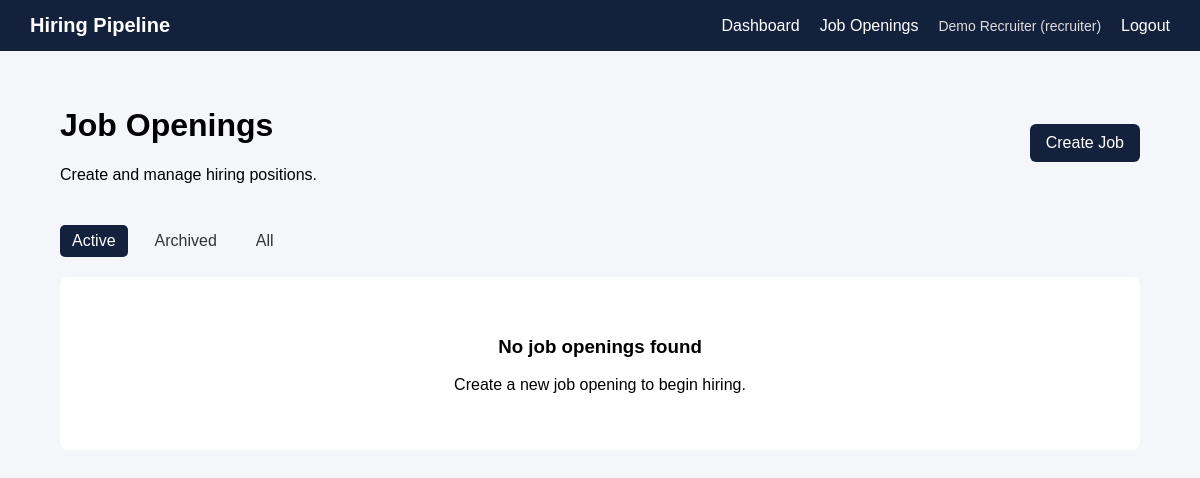
Page /jobs/ (signed in) on the earlier database version.
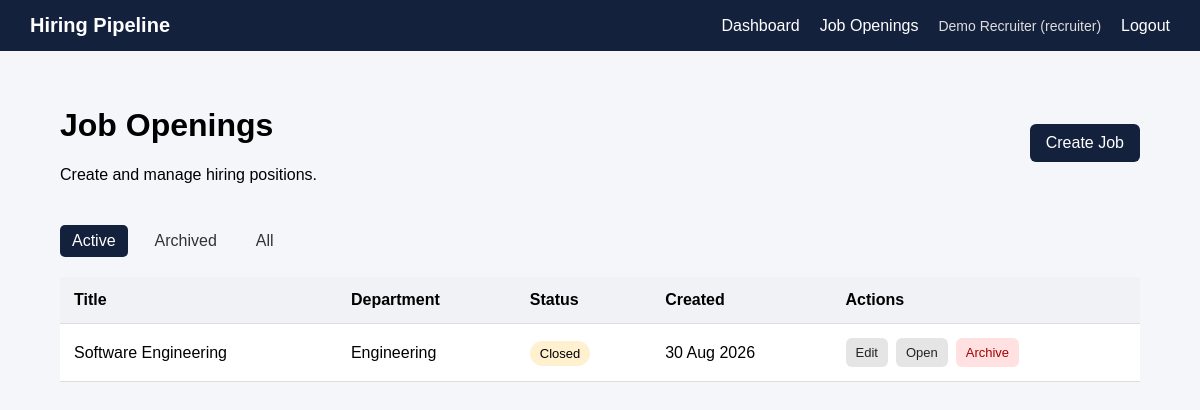
Same page on the later database version.
### models/user.py (models this page shows, shortened)
class User(UserMixin, db.Model):
    __tablename__ = "users"
    id = db.Column(db.Integer, primary_key=True)
    name = db.Column(db.String(100), nullable=False)
    email = db.Column(
        db.String(150),
        unique=True,
        nullable=False,
        index=True
    )
    password_hash = db.Column(db.String(255), nullable=False)
    role = db.Column(
        db.String(20),
        nullable=False
    )
    created_at = db.Column(
        db.DateTime,
        server_default=db.func.now()
    )

### models/job.py (models this page shows)
class JobOpening(db.Model):
    __tablename__ = "job_openings"
    id = db.Column(db.Integer, primary_key=True)
    title = db.Column(
        db.String(150),
        nullable=False
    )
    department = db.Column(
        db.String(100),
        nullable=False
    )
    description = db.Column(
        db.Text,
        nullable=True
    )
    status = db.Column(
        db.String(20),
        nullable=False,
        default="open",
        index=True
    )
    created_at = db.Column(
        db.DateTime,
        server_default=db.func.now()
    )
    updated_at = db.Column(
        db.DateTime,
        server_default=db.func.now(),
        onupdate=db.func.now()
    )
    applications = db.relationship(
        "Application",
        back_populates="job",
        lazy=True
    )
    description = db.Column(
        db.Text,
        nullable=True
    )
    status = db.Column(
        db.String(20),
        nullable=False,
        default="open"
    )
    created_at = db.Column(
        db.DateTime,
        server_default=db.func.now()
    )
    updated_at = db.Column(
        db.DateTime,
        server_default=db.func.now(),
        onupdate=db.func.now()
    )
    applications = db.relationship(
        "Application",
        back_populates="job",
        lazy=True
    )

### routes/jobs.py (the view)
@jobs_bp.route("/")
@role_required("recruiter")
def job_list():
    status = request.args.get("status", "active")
    if status == "archived":
        jobs = (
            JobOpening.query
            .filter_by(status="archived")
            .order_by(JobOpening.created_at.desc())
            .all()
        )
    elif status == "all":
        jobs = (
            JobOpening.query
            .order_by(JobOpening.created_at.desc())
            .all()
        )
    else:
        jobs = (
            JobOpening.query
            .filter(JobOpening.status.in_(["open", "closed"]))
            .order_by(JobOpening.created_at.desc())
            .all()
        )
    return render_template(
        "jobs/list.html",
        jobs=jobs,
        selected_status=status
    )

### app.py (called while the page is built)
def create_app():
    app = Flask(__name__)
    app.config.from_object(Config)
    db.init_app(app)
    login_manager.init_app(app)
    login_manager.login_view = "auth.login"
    from models import User
    @login_manager.user_loader
    def load_user(user_id):
        return db.session.get(User, int(user_id))
    from routes.auth import auth_bp
    from routes.dashboard import dashboard_bp
    from routes.jobs import jobs_bp
    app.register_blueprint(auth_bp)
    app.register_blueprint(dashboard_bp)
    app.register_blueprint(jobs_bp)
    from models import (
        User,
        JobOpening,
        Application,
        ApplicationInterviewer,
        Feedback,
        ApplicationEvent
    )
    return app

### templates/jobs/list.html (shortened to what this page needs)
{% extends "base.html" %}
{% block content %}
<div class="page-header">
    <div>
        <h1>Job Openings</h1>
        <p>
            Create and manage hiring positions.
        </p>
    </div>
    <a
        href="{{ url_for('jobs.create_job') }}"
        class="btn"
    >
        Create Job
    </a>
</div>
<div class="filter-links">
    <a
        href="{{ url_for('jobs.job_list', status='active') }}"
        class="{% if selected_status == 'active' %}active{% endif %}"
    >
        Active
    </a>
    <a
        href="{{ url_for('jobs.job_list', status='archived') }}"
        class="{% if selected_status == 'archived' %}active{% endif %}"
    >
        Archived
    </a>
    <a
        href="{{ url_for('jobs.job_list', status='all') }}"
        class="{% if selected_status == 'all' %}active{% endif %}"
    >
        All
    </a>
</div>
{% if jobs %}
<table>
    <thead>
        <tr>
            <th>Title</th>
            <th>Department</th>
            <th>Status</th>
            <th>Created</th>
            <th>Actions</th>
        </tr>
    </thead>
    <tbody>
        {% for job in jobs %}
        <tr>
            <td>
                {{ job.title }}
            </td>
            <td>
                {{ job.department }}
            </td>
            <td>
                <span class="status {{ job.status }}">
                    {{ job.status|capitalize }}
                </span>
            </td>
            <td>
                {% if job.created_at %}
                    {{ job.created_at.strftime("%d %b %Y") }}
                {% endif %}
            </td>
            <td class="actions">
                {% if job.status != "archived" %}
                    <a
                        href="{{ url_for('jobs.edit_job', job_id=job.id) }}"
                        class="small-btn"
                    >
                        Edit
                    </a>
                {% endif %}
                {% if job.status == "closed" %}
                    <form
                        method="POST"
                        action="{{ url_for('jobs.open_job', job_id=job.id) }}"
                    >
                        <button
                            type="submit"
                            class="small-btn"
                        >
                            Open
                        </button>
                    </form>
                {% endif %}
                {% if job.status != "archived" %}
                    <form
                        method="POST"
                        action="{{ url_for('jobs.archive_job', job_id=job.id) }}"
                    >
                        <button
                            type="submit"
                            class="small-btn danger"
                        >
                            Archive
                        </button>
                    </form>
                {% endif %}
            </td>
        </tr>
        {% endfor %}
    </tbody>
</table>
{% else %}
    <div class="empty-state">
        <h3>No job openings found</h3>
        <p>
            Create a new job opening to begin hiring.
        </p>
    </div>
{% endif %}
{% endblock %}

### templates/base.html (shortened to what this page needs)
<!DOCTYPE html>
<html lang="en">
<head>
    <link
        rel="stylesheet"
        href="{{ url_for('static', filename='css/style.css') }}"
    >
</head>
<body>
    {% if current_user.is_authenticated %}
        <nav class="navbar">
            <div class="nav-brand">
                Hiring Pipeline
            </div>
            <div class="nav-links">
                <a href="{{ url_for('dashboard.dashboard') }}">
                    Dashboard
                </a>
                {% if current_user.role == "recruiter" %}
                    <a href="{{ url_for('jobs.job_list') }}">
                        Job Openings
                    </a>
                {% endif %}
                <span class="nav-user">
                    {{ current_user.name }}
                    ({{ current_user.role }})
                </span>
                <a href="{{ url_for('auth.logout') }}">
                    Logout
                </a>
            </div>
        </nav>
    {% endif %}
    <main class="container">
        {% block content %}
        {% endblock %}
    </main>
</body>
</html>

### static/css/style.css (style rules this page uses)
* { box-sizing: border-box; }
body { margin: 0; font-family: Arial, sans-serif; background: #f5f6fa; }
button { width: 100%; padding: 12px; border: none; border-radius: 6px; background: #14213d; color: white; font-size: 16px; cursor: pointer; }
.navbar { background: #14213d; color: white; padding: 14px 30px; display: flex; justify-content: space-between; align-items: center; }
.nav-brand { font-weight: bold; font-size: 20px; }
.nav-links { display: flex; align-items: center; gap: 20px; }
.nav-links a { color: white; text-decoration: none; }
.nav-user { color: #ddd; font-size: 14px; }
.container { width: 90%; max-width: 1200px; margin: 35px auto; }
.page-header { display: flex; justify-content: space-between; align-items: center; margin-bottom: 25px; }
.btn, .btn-secondary, .small-btn { display: inline-block; text-decoration: none; border-radius: 6px; cursor: pointer; }
.btn { background: #14213d; color: white; padding: 10px 16px; width: auto; }
.filter-links { display: flex; gap: 15px; margin-bottom: 20px; }
.filter-links a { text-decoration: none; color: #333; padding: 7px 12px; border-radius: 5px; }
.filter-links a.active { background: #14213d; color: white; }
table { width: 100%; border-collapse: collapse; background: white; }
th, td { padding: 14px; text-align: left; border-bottom: 1px solid #ddd; }
th { background: #f0f2f5; }
.status { padding: 5px 10px; border-radius: 20px; font-size: 13px; }
.status.closed { background: #fff1cf; }
.actions { display: flex; gap: 8px; flex-wrap: wrap; }
.actions form { margin: 0; }
.small-btn { border: none; background: #e5e5e5; color: #222; padding: 7px 10px; width: auto; font-size: 13px; }
.small-btn.danger { background: #ffe1e1; color: #a40000; }

Differences in the rows shown:
added JobOpening: title "Software Engineering", department "Engineering", status "Closed", created_at "30 Aug 2026"
Other differences:
text no longer shown: "No job openings found Create a new job opening to begin hiring."
text now shown: "Title Department Status Created Actions"
